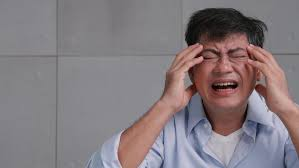
#> input picture material/week8/attachment/stress_person.jpeg, 299 x 168 px
$ jupyter execute hands_on_timpa_text.ipynb
#> lines starting #> are read from the running program, lines starting #| are printed output that depends on the picture
[cell 1]
import cv2
import os

# Load the image
image_path = os.path.join(os.getcwd(), 'attachment', 'stress_person.jpeg')
image = cv2.imread(image_path)
#> image is the input picture: shape (168, 299, 3); mean B, G, R 127.6, 123.4, 132.6

# Set the text you want to add
top_text = "UTS"
bottom_text = "Belum Belajar"

# Define font, scale, color, and thickness
font = cv2.FONT_HERSHEY_PLAIN
font_scale = 1
color = (0, 0, 0)
thickness = 2

# Get the size of the text
(top_text_width, top_text_height), baseline = cv2.getTextSize(top_text, font, font_scale, thickness)
(bottom_text_width, bottom_text_height), baseline = cv2.getTextSize(bottom_text, font, font_scale, thickness)

# Set the text position
top_text_x = (image.shape[1] - top_text_width) // 2
#> top_text_x = 133
top_text_y = top_text_height + 10
bottom_text_x = (image.shape[1] - bottom_text_width) // 2
#> bottom_text_x = 93
bottom_text_y = image.shape[0] - 10
#> bottom_text_y = 158

# Put the text on the image
cv2.putText(image, top_text, (top_text_x, top_text_y), font, font_scale, color, thickness, cv2.LINE_AA)
cv2.putText(image, bottom_text, (bottom_text_x, bottom_text_y), font, font_scale, color, thickness, cv2.LINE_AA)
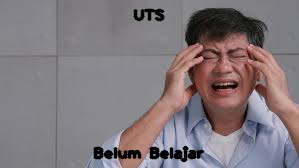
#> image: shape (168, 299, 3); mean B, G, R 124.2, 120.3, 129.4

# Save the output image
output_path = 'results/meme_image.png'
cv2.imwrite(output_path, image)
#> Out = True


$ run again, with material/week8/attachment/vase.jpeg copied over material/week8/attachment/stress_person.jpeg
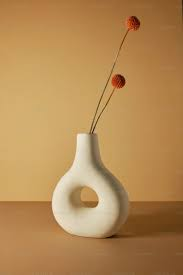
#> input picture material/week8/attachment/vase.jpeg, 183 x 275 px
#> image is the input picture: shape (275, 183, 3); mean B, G, R 85, 138.2, 181
#> `cv2.putText(image, bottom_text, (bottom_text_x, bottom_text_y), font, ..`:
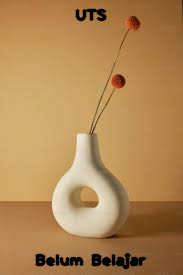
#> image: shape (275, 183, 3); mean B, G, R 83.6, 135.8, 177.6
#> Out = True
